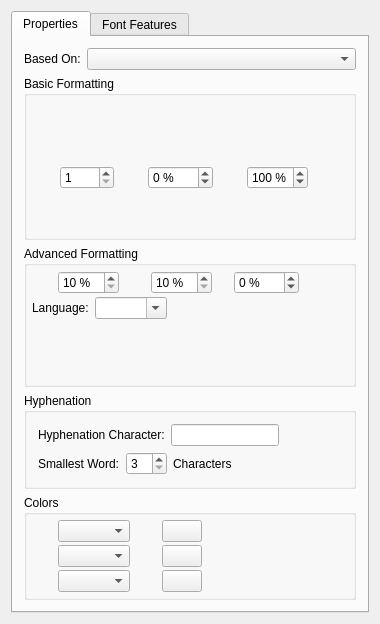
<?xml version="1.0" encoding="UTF-8"?>
<ui version="4.0">
 <class>SMCStyleWidget</class>
 <widget class="QWidget" name="SMCStyleWidget">
  <property name="geometry">
   <rect>
    <x>0</x>
    <y>0</y>
    <width>380</width>
    <height>624</height>
   </rect>
  </property>
  <property name="sizePolicy">
   <sizepolicy hsizetype="Expanding" vsizetype="Expanding">
    <horstretch>0</horstretch>
    <verstretch>0</verstretch>
   </sizepolicy>
  </property>
  <layout class="QVBoxLayout" name="verticalLayout_3">
   <item>
    <widget class="QTabWidget" name="tabwidget">
     <property name="sizePolicy">
      <sizepolicy hsizetype="Preferred" vsizetype="Preferred">
       <horstretch>0</horstretch>
       <verstretch>0</verstretch>
      </sizepolicy>
     </property>
     <property name="currentIndex">
      <number>0</number>
     </property>
     <widget class="QWidget" name="tabProperties">
      <property name="sizePolicy">
       <sizepolicy hsizetype="Preferred" vsizetype="Preferred">
        <horstretch>0</horstretch>
        <verstretch>0</verstretch>
       </sizepolicy>
      </property>
      <attribute name="title">
       <string>Properties</string>
      </attribute>
      <layout class="QVBoxLayout" name="verticalLayout_6">
       <item>
        <layout class="QVBoxLayout" name="verticalLayout_2">
         <item>
          <layout class="QHBoxLayout" name="_3">
           <item>
            <widget class="QLabel" name="parentLabel">
             <property name="text">
              <string>Based On:</string>
             </property>
             <property name="wordWrap">
              <bool>false</bool>
             </property>
             <property name="buddy">
              <cstring>parentCombo</cstring>
             </property>
            </widget>
           </item>
           <item>
            <widget class="QComboBox" name="parentCombo">
             <property name="sizePolicy">
              <sizepolicy hsizetype="Minimum" vsizetype="Fixed">
               <horstretch>5</horstretch>
               <verstretch>0</verstretch>
              </sizepolicy>
             </property>
            </widget>
           </item>
          </layout>
         </item>
         <item>
          <widget class="QGroupBox" name="basicGroup">
           <property name="title">
            <string>Basic Formatting</string>
           </property>
           <layout class="QVBoxLayout" name="_4">
            <property name="spacing">
             <number>3</number>
            </property>
            <property name="leftMargin">
             <number>5</number>
            </property>
            <property name="topMargin">
             <number>5</number>
            </property>
            <property name="rightMargin">
             <number>5</number>
            </property>
            <property name="bottomMargin">
             <number>5</number>
            </property>
            <item>
             <widget class="SMFontComboH" name="fontFace_" native="true">
              <property name="sizePolicy">
               <sizepolicy hsizetype="Preferred" vsizetype="Preferred">
                <horstretch>0</horstretch>
                <verstretch>0</verstretch>
               </sizepolicy>
              </property>
              <property name="minimumSize">
               <size>
                <width>0</width>
                <height>62</height>
               </size>
              </property>
             </widget>
            </item>
            <item>
             <layout class="QHBoxLayout" name="_5">
              <item>
               <widget class="QLabel" name="fontSizeLabel_">
                <property name="minimumSize">
                 <size>
                  <width>22</width>
                  <height>22</height>
                 </size>
                </property>
                <property name="text">
                 <string/>
                </property>
                <property name="buddy">
                 <cstring>fontSize_</cstring>
                </property>
               </widget>
              </item>
              <item>
               <widget class="SMScrSpinBox" name="fontSize_">
                <property name="minimum">
                 <number>1</number>
                </property>
                <property name="maximum">
                 <number>2048</number>
                </property>
               </widget>
              </item>
              <item>
               <widget class="QLabel" name="trackingLabel_">
                <property name="minimumSize">
                 <size>
                  <width>22</width>
                  <height>22</height>
                 </size>
                </property>
                <property name="text">
                 <string/>
                </property>
                <property name="buddy">
                 <cstring>tracking_</cstring>
                </property>
               </widget>
              </item>
              <item>
               <widget class="SMScrSpinBox" name="tracking_">
                <property name="suffix">
                 <string> %</string>
                </property>
                <property name="minimum">
                 <number>-300</number>
                </property>
                <property name="maximum">
                 <number>300</number>
                </property>
               </widget>
              </item>
              <item>
               <widget class="QLabel" name="widthSpaceLabel">
                <property name="minimumSize">
                 <size>
                  <width>22</width>
                  <height>22</height>
                 </size>
                </property>
                <property name="textInteractionFlags">
                 <set>Qt::NoTextInteraction</set>
                </property>
                <property name="buddy">
                 <cstring>widthSpaceSpin</cstring>
                </property>
               </widget>
              </item>
              <item>
               <widget class="SMScrSpinBox" name="widthSpaceSpin">
                <property name="suffix">
                 <string> %</string>
                </property>
                <property name="minimum">
                 <number>1</number>
                </property>
                <property name="maximum">
                 <number>199</number>
                </property>
                <property name="value">
                 <number>100</number>
                </property>
               </widget>
              </item>
              <item>
               <spacer>
                <property name="orientation">
                 <enum>Qt::Horizontal</enum>
                </property>
                <property name="sizeHint" stdset="0">
                 <size>
                  <width>40</width>
                  <height>20</height>
                 </size>
                </property>
               </spacer>
              </item>
             </layout>
            </item>
            <item>
             <layout class="QHBoxLayout" name="_6">
              <item>
               <widget class="SMStyleSelect" name="effects_" native="true">
                <property name="sizePolicy">
                 <sizepolicy hsizetype="Minimum" vsizetype="Fixed">
                  <horstretch>0</horstretch>
                  <verstretch>0</verstretch>
                 </sizepolicy>
                </property>
                <property name="minimumSize">
                 <size>
                  <width>30</width>
                  <height>0</height>
                 </size>
                </property>
               </widget>
              </item>
              <item>
               <spacer>
                <property name="orientation">
                 <enum>Qt::Horizontal</enum>
                </property>
                <property name="sizeType">
                 <enum>QSizePolicy::Expanding</enum>
                </property>
                <property name="sizeHint" stdset="0">
                 <size>
                  <width>20</width>
                  <height>40</height>
                 </size>
                </property>
               </spacer>
              </item>
             </layout>
            </item>
            <item>
             <spacer>
              <property name="orientation">
               <enum>Qt::Vertical</enum>
              </property>
              <property name="sizeType">
               <enum>QSizePolicy::MinimumExpanding</enum>
              </property>
              <property name="sizeHint" stdset="0">
               <size>
                <width>300</width>
                <height>0</height>
               </size>
              </property>
             </spacer>
            </item>
           </layout>
          </widget>
         </item>
         <item>
          <widget class="QGroupBox" name="advGroup">
           <property name="title">
            <string>Advanced Formatting</string>
           </property>
           <layout class="QVBoxLayout" name="_7">
            <property name="spacing">
             <number>3</number>
            </property>
            <property name="leftMargin">
             <number>5</number>
            </property>
            <property name="topMargin">
             <number>5</number>
            </property>
            <property name="rightMargin">
             <number>5</number>
            </property>
            <property name="bottomMargin">
             <number>5</number>
            </property>
            <item>
             <layout class="QHBoxLayout" name="_8">
              <item>
               <widget class="QLabel" name="hscaleLabel_">
                <property name="minimumSize">
                 <size>
                  <width>20</width>
                  <height>0</height>
                 </size>
                </property>
                <property name="maximumSize">
                 <size>
                  <width>22</width>
                  <height>22</height>
                 </size>
                </property>
                <property name="text">
                 <string/>
                </property>
                <property name="buddy">
                 <cstring>fontHScale_</cstring>
                </property>
               </widget>
              </item>
              <item>
               <widget class="SMScrSpinBox" name="fontHScale_">
                <property name="suffix">
                 <string> %</string>
                </property>
                <property name="minimum">
                 <number>10</number>
                </property>
                <property name="maximum">
                 <number>400</number>
                </property>
               </widget>
              </item>
              <item>
               <widget class="QLabel" name="vscaleLabel_">
                <property name="minimumSize">
                 <size>
                  <width>20</width>
                  <height>0</height>
                 </size>
                </property>
                <property name="maximumSize">
                 <size>
                  <width>22</width>
                  <height>22</height>
                 </size>
                </property>
                <property name="text">
                 <string/>
                </property>
                <property name="buddy">
                 <cstring>fontVScale_</cstring>
                </property>
               </widget>
              </item>
              <item>
               <widget class="SMScrSpinBox" name="fontVScale_">
                <property name="suffix">
                 <string> %</string>
                </property>
                <property name="minimum">
                 <number>10</number>
                </property>
                <property name="maximum">
                 <number>400</number>
                </property>
               </widget>
              </item>
              <item>
               <widget class="QLabel" name="baselineOffsetLabel_">
                <property name="minimumSize">
                 <size>
                  <width>10</width>
                  <height>0</height>
                 </size>
                </property>
                <property name="maximumSize">
                 <size>
                  <width>22</width>
                  <height>22</height>
                 </size>
                </property>
                <property name="text">
                 <string/>
                </property>
                <property name="buddy">
                 <cstring>baselineOffset_</cstring>
                </property>
               </widget>
              </item>
              <item>
               <widget class="SMScrSpinBox" name="baselineOffset_">
                <property name="suffix">
                 <string> %</string>
                </property>
                <property name="minimum">
                 <number>-100</number>
                </property>
                <property name="maximum">
                 <number>100</number>
                </property>
               </widget>
              </item>
              <item>
               <spacer>
                <property name="orientation">
                 <enum>Qt::Horizontal</enum>
                </property>
                <property name="sizeHint" stdset="0">
                 <size>
                  <width>40</width>
                  <height>20</height>
                 </size>
                </property>
               </spacer>
              </item>
             </layout>
            </item>
            <item>
             <layout class="QHBoxLayout" name="_9">
              <item>
               <widget class="QLabel" name="languageLabel_">
                <property name="text">
                 <string>Language:</string>
                </property>
                <property name="buddy">
                 <cstring>language_</cstring>
                </property>
               </widget>
              </item>
              <item>
               <widget class="SMScComboBox" name="language_">
                <property name="editable">
                 <bool>true</bool>
                </property>
               </widget>
              </item>
              <item>
               <spacer>
                <property name="orientation">
                 <enum>Qt::Horizontal</enum>
                </property>
                <property name="sizeHint" stdset="0">
                 <size>
                  <width>40</width>
                  <height>20</height>
                 </size>
                </property>
               </spacer>
              </item>
             </layout>
            </item>
            <item>
             <spacer>
              <property name="orientation">
               <enum>Qt::Vertical</enum>
              </property>
              <property name="sizeType">
               <enum>QSizePolicy::MinimumExpanding</enum>
              </property>
              <property name="sizeHint" stdset="0">
               <size>
                <width>300</width>
                <height>0</height>
               </size>
              </property>
             </spacer>
            </item>
           </layout>
          </widget>
         </item>
         <item>
          <widget class="QGroupBox" name="groupBox">
           <property name="title">
            <string>Hyphenation</string>
           </property>
           <layout class="QVBoxLayout" name="verticalLayout_4">
            <item>
             <layout class="QHBoxLayout" name="horizontalLayout_3">
              <item>
               <widget class="QLabel" name="label_4">
                <property name="text">
                 <string>Hyphenation Character:</string>
                </property>
               </widget>
              </item>
              <item>
               <widget class="SMLineEdit" name="hyphenCharLineEdit"/>
              </item>
              <item>
               <spacer name="horizontalSpacer_2">
                <property name="orientation">
                 <enum>Qt::Horizontal</enum>
                </property>
                <property name="sizeHint" stdset="0">
                 <size>
                  <width>40</width>
                  <height>20</height>
                 </size>
                </property>
               </spacer>
              </item>
             </layout>
            </item>
            <item>
             <layout class="QHBoxLayout" name="horizontalLayout">
              <item>
               <widget class="QLabel" name="label">
                <property name="text">
                 <string>Smallest Word:</string>
                </property>
               </widget>
              </item>
              <item>
               <widget class="SMSpinBox" name="smallestWordSpinBox">
                <property name="minimum">
                 <number>3</number>
                </property>
               </widget>
              </item>
              <item>
               <widget class="QLabel" name="label_2">
                <property name="text">
                 <string>Characters</string>
                </property>
               </widget>
              </item>
              <item>
               <spacer name="horizontalSpacer">
                <property name="orientation">
                 <enum>Qt::Horizontal</enum>
                </property>
                <property name="sizeHint" stdset="0">
                 <size>
                  <width>40</width>
                  <height>20</height>
                 </size>
                </property>
               </spacer>
              </item>
             </layout>
            </item>
           </layout>
          </widget>
         </item>
         <item>
          <widget class="QGroupBox" name="smColorGroup">
           <property name="title">
            <string>Colors</string>
           </property>
           <layout class="QVBoxLayout" name="verticalLayout">
            <property name="spacing">
             <number>3</number>
            </property>
            <property name="leftMargin">
             <number>5</number>
            </property>
            <property name="topMargin">
             <number>5</number>
            </property>
            <property name="rightMargin">
             <number>5</number>
            </property>
            <property name="bottomMargin">
             <number>5</number>
            </property>
            <item>
             <layout class="QHBoxLayout" name="_2">
              <item>
               <widget class="QLabel" name="FillIcon">
                <property name="minimumSize">
                 <size>
                  <width>20</width>
                  <height>0</height>
                 </size>
                </property>
                <property name="maximumSize">
                 <size>
                  <width>22</width>
                  <height>22</height>
                 </size>
                </property>
                <property name="text">
                 <string/>
                </property>
                <property name="buddy">
                 <cstring>fillColor_</cstring>
                </property>
               </widget>
              </item>
              <item>
               <widget class="SMColorCombo" name="fillColor_"/>
              </item>
              <item>
               <widget class="QLabel" name="fillShadeLabel">
                <property name="minimumSize">
                 <size>
                  <width>20</width>
                  <height>0</height>
                 </size>
                </property>
                <property name="maximumSize">
                 <size>
                  <width>22</width>
                  <height>22</height>
                 </size>
                </property>
                <property name="text">
                 <string/>
                </property>
                <property name="buddy">
                 <cstring>fillShade_</cstring>
                </property>
               </widget>
              </item>
              <item>
               <widget class="SMShadeButton" name="fillShade_">
                <property name="text">
                 <string/>
                </property>
               </widget>
              </item>
              <item>
               <spacer>
                <property name="orientation">
                 <enum>Qt::Horizontal</enum>
                </property>
                <property name="sizeHint" stdset="0">
                 <size>
                  <width>40</width>
                  <height>20</height>
                 </size>
                </property>
               </spacer>
              </item>
             </layout>
            </item>
            <item>
             <layout class="QHBoxLayout" name="_10">
              <item>
               <widget class="QLabel" name="StrokeIcon">
                <property name="minimumSize">
                 <size>
                  <width>20</width>
                  <height>0</height>
                 </size>
                </property>
                <property name="maximumSize">
                 <size>
                  <width>22</width>
                  <height>22</height>
                 </size>
                </property>
                <property name="text">
                 <string/>
                </property>
                <property name="buddy">
                 <cstring>strokeColor_</cstring>
                </property>
               </widget>
              </item>
              <item>
               <widget class="SMColorCombo" name="strokeColor_"/>
              </item>
              <item>
               <widget class="QLabel" name="strokeShadeLabel">
                <property name="minimumSize">
                 <size>
                  <width>20</width>
                  <height>0</height>
                 </size>
                </property>
                <property name="maximumSize">
                 <size>
                  <width>22</width>
                  <height>22</height>
                 </size>
                </property>
                <property name="text">
                 <string/>
                </property>
                <property name="buddy">
                 <cstring>strokeShade_</cstring>
                </property>
               </widget>
              </item>
              <item>
               <widget class="SMShadeButton" name="strokeShade_">
                <property name="text">
                 <string/>
                </property>
               </widget>
              </item>
              <item>
               <spacer>
                <property name="orientation">
                 <enum>Qt::Horizontal</enum>
                </property>
                <property name="sizeHint" stdset="0">
                 <size>
                  <width>40</width>
                  <height>20</height>
                 </size>
                </property>
               </spacer>
              </item>
             </layout>
            </item>
            <item>
             <layout class="QHBoxLayout" name="_11">
              <item>
               <widget class="QLabel" name="backIcon">
                <property name="minimumSize">
                 <size>
                  <width>20</width>
                  <height>0</height>
                 </size>
                </property>
                <property name="maximumSize">
                 <size>
                  <width>22</width>
                  <height>22</height>
                 </size>
                </property>
                <property name="text">
                 <string/>
                </property>
                <property name="buddy">
                 <cstring>fillColor_</cstring>
                </property>
               </widget>
              </item>
              <item>
               <widget class="SMColorCombo" name="backColor_"/>
              </item>
              <item>
               <widget class="QLabel" name="backShadeLabel">
                <property name="minimumSize">
                 <size>
                  <width>20</width>
                  <height>0</height>
                 </size>
                </property>
                <property name="maximumSize">
                 <size>
                  <width>22</width>
                  <height>22</height>
                 </size>
                </property>
                <property name="text">
                 <string/>
                </property>
                <property name="buddy">
                 <cstring>fillShade_</cstring>
                </property>
               </widget>
              </item>
              <item>
               <widget class="SMShadeButton" name="backShade_">
                <property name="text">
                 <string/>
                </property>
               </widget>
              </item>
              <item>
               <spacer>
                <property name="orientation">
                 <enum>Qt::Horizontal</enum>
                </property>
                <property name="sizeHint" stdset="0">
                 <size>
                  <width>40</width>
                  <height>20</height>
                 </size>
                </property>
               </spacer>
              </item>
             </layout>
            </item>
           </layout>
          </widget>
         </item>
        </layout>
       </item>
      </layout>
     </widget>
     <widget class="QWidget" name="tabFontFeatures">
      <property name="sizePolicy">
       <sizepolicy hsizetype="Preferred" vsizetype="Preferred">
        <horstretch>0</horstretch>
        <verstretch>0</verstretch>
       </sizepolicy>
      </property>
      <attribute name="title">
       <string>Font Features</string>
      </attribute>
      <layout class="QVBoxLayout" name="verticalLayout_5">
       <item>
        <layout class="QVBoxLayout" name="verticalLayout_7">
         <item>
          <widget class="SMFontFeatures" name="fontfeaturesSetting" native="true">
           <property name="sizePolicy">
            <sizepolicy hsizetype="Preferred" vsizetype="Preferred">
             <horstretch>0</horstretch>
             <verstretch>0</verstretch>
            </sizepolicy>
           </property>
          </widget>
         </item>
        </layout>
       </item>
      </layout>
     </widget>
    </widget>
   </item>
  </layout>
 </widget>
 <layoutdefault spacing="6" margin="11"/>
 <customwidgets>
  <customwidget>
   <class>SMScComboBox</class>
   <extends>QComboBox</extends>
   <header>ui/smsccombobox.h</header>
  </customwidget>
  <customwidget>
   <class>SMScrSpinBox</class>
   <extends>QSpinBox</extends>
   <header>ui/smscrspinbox.h</header>
  </customwidget>
  <customwidget>
   <class>SMColorCombo</class>
   <extends>QComboBox</extends>
   <header>ui/smcolorcombo.h</header>
  </customwidget>
  <customwidget>
   <class>SMShadeButton</class>
   <extends>QPushButton</extends>
   <header>ui/smshadebutton.h</header>
  </customwidget>
  <customwidget>
   <class>SMFontComboH</class>
   <extends>QWidget</extends>
   <header>ui/smfontcomboh.h</header>
   <container>1</container>
  </customwidget>
  <customwidget>
   <class>SMStyleSelect</class>
   <extends>QWidget</extends>
   <header>ui/smstyleselect.h</header>
   <container>1</container>
  </customwidget>
  <customwidget>
   <class>SMSpinBox</class>
   <extends>QSpinBox</extends>
   <header>ui/smspinbox.h</header>
  </customwidget>
  <customwidget>
   <class>SMFontFeatures</class>
   <extends>QWidget</extends>
   <header>ui/smfontfeatures.h</header>
   <container>1</container>
  </customwidget>
  <customwidget>
   <class>SMLineEdit</class>
   <extends>QLineEdit</extends>
   <header>ui/smlineedit.h</header>
  </customwidget>
 </customwidgets>
 <resources/>
 <connections/>
</ui>
